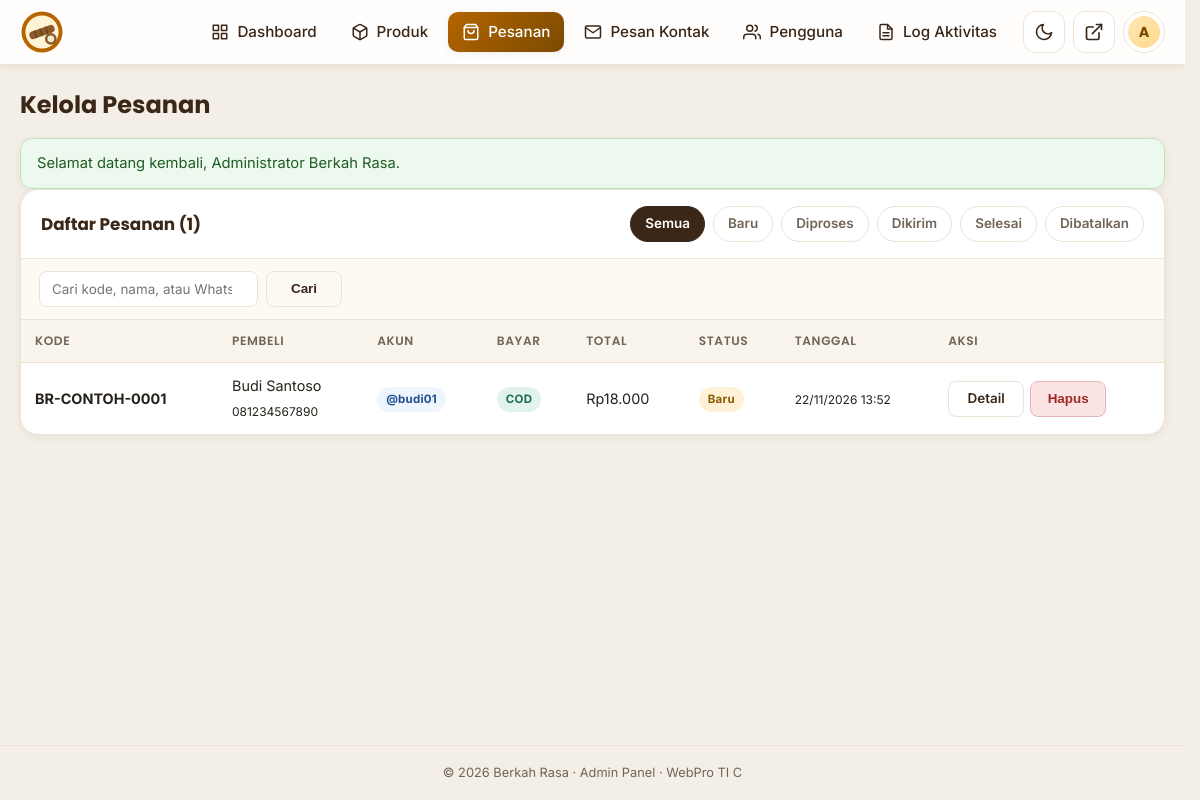
/admin/pesanan/index.php (signed in), run on the app's committed database.
### tables this page shows
CREATE TABLE IF NOT EXISTS users (
    id            INT AUTO_INCREMENT PRIMARY KEY,
    username      VARCHAR(60) NOT NULL,
    nama          VARCHAR(120) NOT NULL,
    email         VARCHAR(150) NOT NULL,
    no_wa         VARCHAR(30) NULL,
    password      VARCHAR(255) NOT NULL,
    role          ENUM('admin','operator','pelanggan') NOT NULL DEFAULT 'pelanggan',
    aktif         TINYINT(1) NOT NULL DEFAULT 1,
    last_login_at DATETIME NULL,
    created_at    TIMESTAMP NOT NULL DEFAULT CURRENT_TIMESTAMP,
    updated_at    TIMESTAMP NOT NULL DEFAULT CURRENT_TIMESTAMP ON UPDATE CURRENT_TIMESTAMP,
    UNIQUE KEY uq_users_username (username),
    UNIQUE KEY uq_users_email (email),
    KEY idx_users_role (role)
);

CREATE TABLE IF NOT EXISTS pesanan (
    id           INT AUTO_INCREMENT PRIMARY KEY,
    user_id      INT NULL,
    kode         VARCHAR(30) NOT NULL UNIQUE,
    nama_pembeli VARCHAR(120) NOT NULL,
    email        VARCHAR(150) NULL,
    no_wa        VARCHAR(30) NOT NULL,
    alamat       TEXT NULL,
    catatan      TEXT NULL,
    pembayaran   ENUM('cod','transfer') NOT NULL DEFAULT 'cod',
    total        INT NOT NULL DEFAULT 0,
    ongkir       INT NOT NULL DEFAULT 0,
    status       ENUM('baru','diproses','dikirim','selesai','dibatalkan') NOT NULL DEFAULT 'baru',
    created_at   TIMESTAMP NOT NULL DEFAULT CURRENT_TIMESTAMP,
    KEY idx_pesanan_user (user_id),
    KEY idx_pesanan_status (status),
    CONSTRAINT fk_pesanan_user FOREIGN KEY (user_id)
        REFERENCES users(id) ON DELETE SET NULL
);

### config/config.php (called while the page is built, shortened)
<?php
if (!function_exists('url')) {
    function url(string $path = ''): string
    {
        return BASE_URL . '/' . ltrim($path, '/');
    }
}
if (!function_exists('asset')) {
    function asset(string $path): string
    {
        $url = url($path);
        return $url . (str_contains($url, '?') ? '&' : '?') . 'v=' . ASSET_VERSION;
    }
}

### includes/security.php (called while the page is built, shortened)
<?php
require_once __DIR__ . '/../config/config.php';
require_once __DIR__ . '/../config/database.php';
require_once __DIR__ . '/validators.php';
function current_user(bool $refresh = false): ?array
{
    static $cached = null;
    static $loaded = false;
    if ($loaded) {
        return $cached;
    }
    $loaded = true;
    $userId = (int) ($_SESSION['user_id'] ?? 0);
    $stmt = db()->prepare(
        'SELECT id, username, nama, email, no_wa, password, role, aktif, last_login_at, created_at
         FROM users WHERE id = ? LIMIT 1'
    );
    $stmt->execute([$userId]);
    $user = $stmt->fetch();
    $cached = $user;
    return $cached;
}
function is_logged_in(): bool
{
    return current_user() !== null;
}
function is_admin(): bool
{
    $user = current_user();
    return $user !== null && $user['role'] === 'admin';
}
function user_can(string $permission): bool
{
    $user = current_user();
    return $user !== null && role_can((string) $user['role'], $permission);
}
function require_staff(): void
{
    if (!is_logged_in()) {
        remember_intended_url();
        set_flash('error', 'Silakan masuk ke panel admin.');
        redirect(url('admin/login.php'));
    }
}
function theme_preference(): string
{
    $theme = (string) ($_COOKIE[THEME_COOKIE] ?? '');
    return $theme === 'dark' ? 'dark' : 'light';
}

### config/database.php (called while the page is built, shortened)
<?php
require_once __DIR__ . '/config.php';
function db(): PDO
{
    static $pdo = null;
    if ($pdo instanceof PDO) {
        return $pdo;
    }
    $dsn = 'mysql:host=' . DB_HOST
        . ';port=' . DB_PORT
        . ';dbname=' . DB_NAME
        . ';charset=utf8mb4';
    try {
        $pdo = new PDO($dsn, DB_USER, DB_PASS, [
            PDO::ATTR_ERRMODE            => PDO::ERRMODE_EXCEPTION,
            PDO::ATTR_DEFAULT_FETCH_MODE => PDO::FETCH_ASSOC,
            PDO::ATTR_EMULATE_PREPARES   => false,
            PDO::ATTR_STRINGIFY_FETCHES  => false,
        ]);
    } catch (PDOException $e) {
        error_log('[DB] ' . $e->getMessage());
        http_response_code(500);
        if (PHP_SAPI === 'cli') {
            fwrite(STDERR, 'Koneksi database gagal: ' . $e->getMessage() . PHP_EOL);
            exit(1);
        }
        $pesan = APP_DEBUG
            ? '<p style="color:#b91c1c">' . htmlspecialchars($e->getMessage(), ENT_QUOTES,
                'UTF-8') . '</p>'
            : '<p>Silakan hubungi pengelola situs.</p>';
        exit(
            '<!DOCTYPE html><html lang="id"><meta charset="utf-8">'
            . '<title>Koneksi database gagal</title>'
            .
                '<body style="font-family:system-ui;max-width:640px;margin:80px auto;padding:0 20px;">'
            . '<h2>Koneksi database gagal</h2>'
            . '<p>Pastikan MySQL/MariaDB berjalan dan database <strong>'
            . htmlspecialchars(DB_NAME, ENT_QUOTES, 'UTF-8')
            . '</strong> sudah diimpor dari <code>database/schema.sql</code>.</p>'
            . $pesan
            . '</body></html>'
        );
    }
    return $pdo;
}

### admin/includes/auth.php (called while the page is built)
<?php
require_once __DIR__ . '/../../config/database.php';
require_once __DIR__ . '/../../includes/functions.php';
require_staff();

### includes/validators.php (called while the page is built, shortened)
<?php
function clean_text(mixed $value, int $max = 255): string
{
    $text = trim((string) $value);
    $text = preg_replace('/[\x00-\x08\x0B\x0C\x0E-\x1F\x7F]/u', '', $text) ?? '';
    return mb_substr($text, 0, $max);
}
function role_permissions(): array
{
    return [
        'admin' => ['*'],
        'operator' => [
            'dashboard.view',
            'produk.view', 'produk.create', 'produk.edit',
            'pesanan.view', 'pesanan.status',
            'pesan.view', 'pesan.read',
        ],
        'pelanggan' => [
            'akun.view', 'akun.edit', 'pesanan.own',
        ],
    ];
}
function role_can(string $role, string $permission): bool
{
    $permissions = role_permissions()[$role] ?? [];
    return in_array('*', $permissions, true) || in_array($permission, $permissions, true);
}

### admin/pesanan/index.php (the view, shortened to what this page needs)
<?php
require_once __DIR__ . '/../includes/auth.php';
$statuses = pesanan_statuses();
$filter = $_GET['status'] ?? '';
$q = clean_text($_GET['q'] ?? '', 80);
$pdo = db();
$params = [];
$sql = 'SELECT p.*, u.username AS akun_username
        FROM pesanan p
        LEFT JOIN users u ON u.id = p.user_id';
$sql .= ' ORDER BY p.created_at DESC, p.id DESC';
$stmt = $pdo->prepare($sql);
$stmt->execute($params);
$orders = $stmt->fetchAll();
$adminTitle  = 'Kelola Pesanan';
$adminActive = 'pesanan';
include __DIR__ . '/../includes/header.php';
?>
<div class="panel">
  <div class="panel-head">
    <h2>Daftar Pesanan (<?= count($orders) ?>)</h2>
    <div class="filter-bar">
      <a class="<?= $filter === '' ? 'active' : '' ?>"
          href="<?= url('admin/pesanan/index.php') ?>">Semua</a>
      <?php foreach ($statuses as $key => $label): ?>
      <a class="<?= $filter === $key ? 'active' : '' ?>"
          href="<?= url('admin/pesanan/index.php?status=' . $key) ?>"><?= e($label) ?></a>
      <?php endforeach; ?>
    </div>
  </div>
  <div class="admin-table-wrap">
    <form method="get" class="table-search">
      <input type="search" name="q" value="<?= e($q) ?>"
          placeholder="Cari kode, nama, atau WhatsApp…" aria-label="Cari pesanan">
      <button class="btn-sm btn-sm-ghost" type="submit">Cari</button>
    </form>
    <table class="admin-table">
      <thead>
        <tr><th>Kode</th><th>Pembeli</th><th>Akun</th><th>Bayar</th><th>Total</th><th>Status</th><th>Tanggal</th><th>Aksi</th></tr>
      </thead>
      <tbody>
        <?php foreach ($orders as $o): ?>
        <tr>
          <td><b><?= e($o['kode']) ?></b></td>
          <td><?= e($o['nama_pembeli']) ?><br><small><?= e($o['no_wa']) ?></small></td>
          <td><?= $o['akun_username'] ? '<span class="badge badge-akun">@' .
              e($o['akun_username']) . '</span>' : '<small>Tamu</small>' ?></td>
          <td><span class="badge badge-<?= e($o['pembayaran']) ?>"><?= $o['pembayaran'] ===
              'transfer' ? 'Transfer' : 'COD' ?></span></td>
          <td><?= rupiah($o['total']) ?></td>
          <td><?= status_badge($o['status']) ?></td>
          <td><small><?= e(format_tanggal($o['created_at'])) ?></small></td>
          <td>
            <div class="actions">
              <a class="btn-sm btn-sm-ghost"
                  href="<?= url('admin/pesanan/detail.php?id=' . (int) $o['id']) ?>">Detail</a>
              <?php if (user_can('pesanan.hapus')): ?>
              <form method="post" action="<?= url('admin/pesanan/delete.php') ?>"
                  onsubmit="return confirm('Hapus pesanan <?= e(addslashes($o['kode'])) ?>?')">
                <button class="btn-sm btn-sm-danger" type="submit">Hapus</button>
              </form>
              <?php endif; ?>
            </div>
          </td>
        </tr>
        <?php endforeach; ?>
      </tbody>
    </table>
  </div>
</div>
<?php include __DIR__ . '/../includes/footer.php'; ?>

### admin/includes/header.php (shortened to what this page needs)
<?php
$adminTitle  = $adminTitle ?? 'Dashboard';
$adminActive = $adminActive ?? '';
$adminUser   = current_user();
$adminMenu = [
    'dashboard' => ['index.php', 'Dashboard',
        '<svg viewBox="0 0 24 24" fill="none" stroke="currentColor" stroke-width="2" stroke-linecap="round" stroke-linejoin="round"><rect x="3" y="3" width="7" height="7"/><rect x="14" y="3" width="7" height="7"/><rect x="14" y="14" width="7" height="7"/><rect x="3" y="14" width="7" height="7"/></svg>', 'dashboard.view'],
    'produk'    => ['produk/index.php', 'Produk',
        '<svg viewBox="0 0 24 24" fill="none" stroke="currentColor" stroke-width="2" stroke-linecap="round" stroke-linejoin="round"><path d="M21 16V8a2 2 0 0 0-1-1.73l-7-4a2 2 0 0 0-2 0l-7 4A2 2 0 0 0 3 8v8a2 2 0 0 0 1 1.73l7 4a2 2 0 0 0 2 0l7-4A2 2 0 0 0 21 16z"/><polyline points="3.27 6.96 12 12.01 20.73 6.96"/><line x1="12" y1="22.08" x2="12" y2="12"/></svg>', 'produk.view'],
    'pesanan'   => ['pesanan/index.php', 'Pesanan',
        '<svg viewBox="0 0 24 24" fill="none" stroke="currentColor" stroke-width="2" stroke-linecap="round" stroke-linejoin="round"><path d="M6 2 3 6v14a2 2 0 0 0 2 2h14a2 2 0 0 0 2-2V6l-3-4z"/><line x1="3" y1="6" x2="21" y2="6"/><path d="M16 10a4 4 0 0 1-8 0"/></svg>', 'pesanan.view'],
    'pesan'     => ['pesan/index.php', 'Pesan Kontak',
        '<svg viewBox="0 0 24 24" fill="none" stroke="currentColor" stroke-width="2" stroke-linecap="round" stroke-linejoin="round"><path d="M4 4h16c1.1 0 2 .9 2 2v12c0 1.1-.9 2-2 2H4c-1.1 0-2-.9-2-2V6c0-1.1.9-2 2-2z"/><polyline points="22,6 12,13 2,6"/></svg>', 'pesan.view'],
    'pengguna'  => ['pengguna/index.php', 'Pengguna',
        '<svg viewBox="0 0 24 24" fill="none" stroke="currentColor" stroke-width="2" stroke-linecap="round" stroke-linejoin="round"><path d="M17 21v-2a4 4 0 0 0-4-4H5a4 4 0 0 0-4 4v2"/><circle cx="9" cy="7" r="4"/><path d="M23 21v-2a4 4 0 0 0-3-3.87"/><path d="M16 3.13a4 4 0 0 1 0 7.75"/></svg>', 'admin'],
    'log'       => ['log/index.php', 'Log Aktivitas',
        '<svg viewBox="0 0 24 24" fill="none" stroke="currentColor" stroke-width="2" stroke-linecap="round" stroke-linejoin="round"><path d="M14 2H6a2 2 0 0 0-2 2v16a2 2 0 0 0 2 2h12a2 2 0 0 0 2-2V8z"/><polyline points="14 2 14 8 20 8"/><line x1="16" y1="13" x2="8" y2="13"/><line x1="16" y1="17" x2="8" y2="17"/></svg>', 'admin'],
];
?><!DOCTYPE html>
<html lang="id">
<head>
<link rel="stylesheet" href="<?= asset('style.css') ?>">
<link rel="stylesheet" href="<?= asset('admin/assets/admin.css') ?>">
</head>
<body class="admin-body <?= theme_preference() === 'dark' ? 'dark' : '' ?>">
<header class="admin-header">
  <div class="admin-header-inner">
    <a class="admin-brand" href="<?= url('admin/index.php') ?>">
      <img src="<?= url('gambar/logo-icon.svg') ?>" alt="Logo <?= e(APP_NAME) ?>">
    </a>
    <nav class="admin-nav" id="adminNav">
      <?php foreach ($adminMenu as $key => [$href, $label, $icon, $permission]): ?>
        <?php if ($permission === 'admin' ? is_admin() : user_can($permission)): ?>
        <a href="<?= url('admin/' . $href) ?>"
            class="<?= $adminActive === $key ? 'active' : '' ?>"><span class="ic"><?= $icon
                ?></span><?= e($label) ?></a>
        <?php endif; ?>
      <?php endforeach; ?>
    </nav>
    <div class="admin-user">
      <button type="button" class="icon-btn" id="darkToggle" onclick="toggleDark()"
          aria-label="Mode gelap"><?php if (theme_preference() === 'dark'): ?><svg
              viewBox="0 0 24 24" fill="none" stroke="currentColor" stroke-width="2"
                  stroke-linecap="round" stroke-linejoin="round"><circle cx="12" cy="12"
                      r="4"/><path
                          d="M12 2v2M12 20v2M4.93 4.93l1.41 1.41M17.66 17.66l1.41 1.41M2 12h2M20 12h2M4.93 19.07l1.41-1.41M17.66 6.34l1.41-1.41"/></svg><?php else: ?><svg viewBox="0 0 24 24" fill="none" stroke="currentColor" stroke-width="2" stroke-linecap="round" stroke-linejoin="round"><path d="M21 12.79A9 9 0 1 1 11.21 3 7 7 0 0 0 21 12.79z"/></svg><?php endif; ?></button>
      <a class="icon-btn" href="<?= url('index.php') ?>" target="_blank" rel="noopener"
          aria-label="Lihat situs" title="Lihat Situs"><svg viewBox="0 0 24 24" fill="none"
              stroke="currentColor" stroke-width="2" stroke-linecap="round"
                  stroke-linejoin="round"><path
                      d="M18 13v6a2 2 0 0 1-2 2H5a2 2 0 0 1-2-2V8a2 2 0 0 1 2-2h6"/><polyline
                          points="15 3 21 3 21 9"/><line x1="10" y1="14" x2="21" y2="3"/></svg></a>
      <div class="admin-profile-wrap">
        <button type="button" class="admin-who" onclick="toggleAdminProfile()"
            aria-haspopup="true" aria-expanded="false" aria-label="Menu profil">
          <span class="avatar-mini"><?= e(mb_strtoupper(mb_substr((string) ($adminUser['nama']
              ?? 'S'), 0, 1))) ?></span>
        </button>
      </div>
    </div>
  </div>
</header>
<main class="admin-main">
  <div class="admin-page-head">
    <h1><?= e($adminTitle) ?></h1>
  </div>
  <?php if ($flash = get_flash()): ?>
  <div class="flash flash-<?= e($flash['type']) ?>"><?= e($flash['message']) ?></div>
  <?php endif; ?>

### includes/functions.php (shortened to what this page needs)
<?php
require_once __DIR__ . '/security.php';
function e(mixed $value): string
{
    return htmlspecialchars((string) $value, ENT_QUOTES, 'UTF-8');
}
function rupiah(mixed $number): string
{
    return 'Rp' . number_format((float) $number, 0, ',', '.');
}
function format_tanggal(?string $datetime, string $format = 'd/m/Y H:i'): string
{
    $time = strtotime($datetime);
    return $time === false ? '-' : date($format, $time);
}
function get_flash(): ?array
{
    $flash = $_SESSION['flash'];
    return $flash;
}
function pesanan_statuses(): array
{
    return [
        'baru'       => 'Baru',
        'diproses'   => 'Diproses',
        'dikirim'    => 'Dikirim',
        'selesai'    => 'Selesai',
        'dibatalkan' => 'Dibatalkan',
    ];
}
function status_badge(string $status): string
{
    $label = pesanan_statuses()[$status] ?? $status;
    return '<span class="badge badge-' . e($status) . '">' . e($label) . '</span>';
}

### data on the page
users: role "admin" (drawn), nama "A"
pesanan: kode "BR-CONTOH-0001", nama_pembeli "Budi Santoso", no_wa "081234567890", user.username "budi01", pembayaran "COD", total "Rp18.000", status "Baru", created_at "22/11/2026 13:52"

### other printed values
$label "Dashboard"
$label "Produk"
$label "Pesanan"
$label "Pesan Kontak"
$label "Pengguna"
$label "Log Aktivitas"
$adminTitle "Kelola Pesanan"
$flash['message'] "Selamat datang kembali, Administrator Berkah Rasa."
count($orders) "1"
$label "Baru"
$label "Diproses"
$label "Dikirim"
$label "Selesai"
$label "Dibatalkan"
